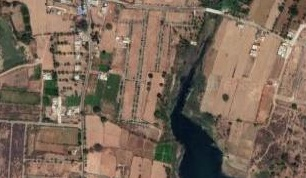
#> input picture dataset/img_1-50.jpg, 306 x 178 px; its folder holds only this picture in this run
$ python green_colour_percentage.py
#> lines starting #> are read from the running program, lines starting #| are printed output that depends on the picture; after the words box and inside, x2 and y2 are one past the last pixel; in counts of white or black regions, pixels touching at a corner belong together
import cv2
import numpy as np
import matplotlib.pyplot as plt
import cv2
import os
import glob
def find_coordinates(r,c):
    #using haversine distance formula
    #a = sin²(Δφ/2) + cos φ1 ⋅ cos φ2 ⋅ sin²(Δλ/2)
    #c = 2 ⋅ atan2( √a, √(1−a) )
    #d = R ⋅ c
    main_diagonal=74.24 #km
    main_side=(74.24/(2**0.5))*1000 #m
    total_images=72*72
    box_area=(main_side*main_side)/total_images
    box_side=box_area/(2**0.5)
    #given distance and 1 coordinate
    #Formula:	φ2 = asin( sin φ1 ⋅ cos δ + cos φ1 ⋅ sin δ ⋅ cos θ )
    #λ2 = λ1 + atan2( sin θ ⋅ sin δ ⋅ cos φ1, cos δ − sin φ1 ⋅ sin φ2
    n_dec=0.006555
    e_inc=0.00671
    main_n=13.15867
    main_e=77.35686
    top_left=[main_n-((r-1)*n_dec),main_e+((c+1)*e_inc)]
    top_right=[main_n-((r-1)*n_dec),main_e+((c)*e_inc)]
    bottom_left=[main_n-((r)*n_dec),main_e+((c+1)*e_inc)]
    bottom_right=[main_n-((r)*n_dec),main_e+((c)*e_inc)]
    coord=[top_left,top_right,bottom_left,bottom_right]
    return coord
img_dir = "dataset" # Enter Directory of all images
data_path = os.path.join(img_dir,'*g')
files = glob.glob(data_path)
data = []
for f1 in files:
    t=f1.find("img")
    t+=4
    l=f1.find(".jpg")
    m=f1[t:l]
    [r,c]=m.split("-")
    img = cv2.imread(f1)
#> img is the input picture: shape (178, 306, 3); mean B, G, R 88.6, 104, 122.9
    grid_RGB = cv2.cvtColor(img, cv2.COLOR_BGR2RGB)
    grid_HSV = cv2.cvtColor(grid_RGB, cv2.COLOR_RGB2HSV) # Converting to HSV
#> grid_HSV: shape (178, 306, 3); mean H, S, V 22.3, 78.8, 124.8
    lower_green = np.array([18,20,20])
    upper_green = np.array([105,255,255])
    mask= cv2.inRange(grid_HSV, lower_green, upper_green)
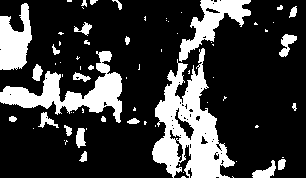
#> mask: shape (178, 306); 23.2% white; 71 white regions (44 under 20 px), largest, box (x1, y1, x2, y2) and area: (152, 48, 235, 178) 4891, (0, 51, 122, 123) 2966, (179, 0, 251, 62) 1566
    green_perc = (mask==255).mean()
#> green_perc = 0.232
    if green_perc>=0.75:
        coord=find_coordinates(int(r),int(c))
        data.append((f1,green_perc,coord))
print(data)

$ run again, on dataset/img_12-13.jpg
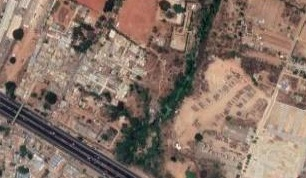
#> input picture dataset/img_12-13.jpg, 306 x 178 px
#> img is the input picture: shape (178, 306, 3); mean B, G, R 103.5, 115.5, 136.1
#> grid_HSV: shape (178, 306, 3); mean H, S, V 22.5, 63.9, 137.1
#> `mask= cv2.inRange(grid_HSV, lower_green, upper_green)`:
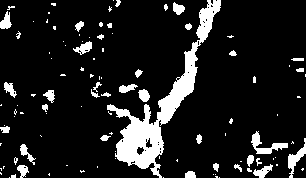
#> mask: shape (178, 306); 12.1% white; 107 white regions (71 under 20 px), largest, box (x1, y1, x2, y2) and area: (107, 0, 221, 178) 3745, (251, 131, 288, 154) 297, (288, 138, 306, 178) 236
#> green_perc = 0.121

$ run again, on dataset/img_13-20.jpg
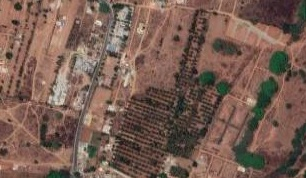
#> input picture dataset/img_13-20.jpg, 306 x 178 px
#> img is the input picture: shape (178, 306, 3); mean B, G, R 82.3, 93.5, 119.8
#> grid_HSV: shape (178, 306, 3); mean H, S, V 15.4, 82.9, 120.7
#> `mask= cv2.inRange(grid_HSV, lower_green, upper_green)`:
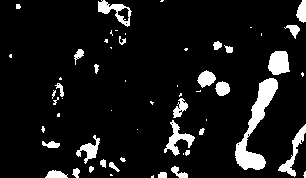
#> mask: shape (178, 306); 9.2% white; 58 white regions (29 under 20 px), largest, box (x1, y1, x2, y2) and area: (235, 78, 278, 170) 1311, (268, 51, 290, 75) 416, (278, 124, 306, 177) 376
#> green_perc = 0.0917

$ run again, on dataset/img_13-59.jpg
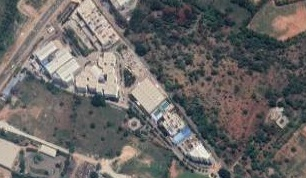
#> input picture dataset/img_13-59.jpg, 306 x 178 px
#> img is the input picture: shape (178, 306, 3); mean B, G, R 101.7, 103.5, 106.4
#> grid_HSV: shape (178, 306, 3); mean H, S, V 64, 35.1, 111.2
#> `mask= cv2.inRange(grid_HSV, lower_green, upper_green)`:
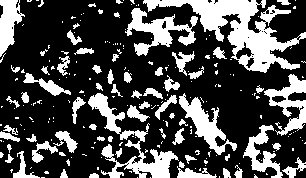
#> mask: shape (178, 306); 29.6% white; 228 white regions (162 under 20 px), largest, box (x1, y1, x2, y2) and area: (143, 0, 306, 73) 3946, (88, 93, 179, 178) 1946, (125, 8, 198, 56) 1322
#> green_perc = 0.296

$ run again, on dataset/img_1-65.jpg
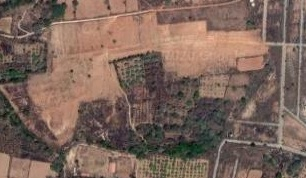
#> input picture dataset/img_1-65.jpg, 306 x 178 px
#> img is the input picture: shape (178, 306, 3); mean B, G, R 90.5, 101, 123.4
#> grid_HSV: shape (178, 306, 3); mean H, S, V 22.7, 65, 123.9
#> `mask= cv2.inRange(grid_HSV, lower_green, upper_green)`:
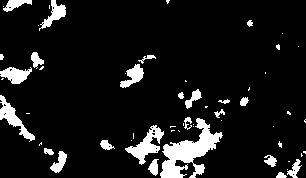
#> mask: shape (178, 306); 9.4% white; 57 white regions (33 under 20 px), largest, box (x1, y1, x2, y2) and area: (160, 118, 223, 178) 1569, (125, 125, 164, 165) 573, (0, 95, 35, 142) 462
#> green_perc = 0.0941
